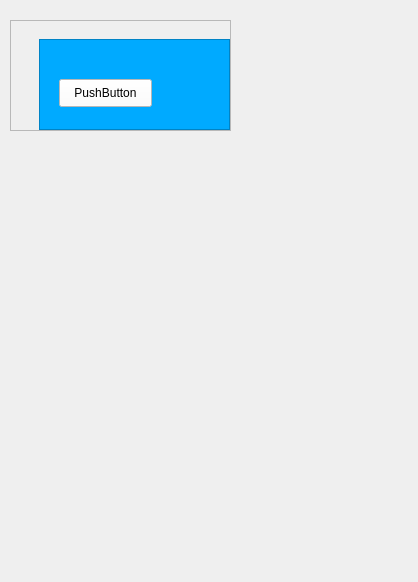
<?xml version="1.0" encoding="UTF-8"?>
<ui version="4.0">
 <class>Form</class>
 <widget class="QWidget" name="Form">
  <property name="geometry">
   <rect>
    <x>0</x>
    <y>0</y>
    <width>418</width>
    <height>582</height>
   </rect>
  </property>
  <property name="windowTitle">
   <string>Form</string>
  </property>
  <widget class="QFrame" name="frame">
   <property name="geometry">
    <rect>
     <x>10</x>
     <y>20</y>
     <width>221</width>
     <height>111</height>
    </rect>
   </property>
   <property name="frameShape">
    <enum>QFrame::StyledPanel</enum>
   </property>
   <property name="frameShadow">
    <enum>QFrame::Raised</enum>
   </property>
   <widget class="QFrame" name="frame_2">
    <property name="geometry">
     <rect>
      <x>29</x>
      <y>19</y>
      <width>191</width>
      <height>91</height>
     </rect>
    </property>
    <property name="styleSheet">
     <string notr="true">background-color: rgb(0, 170, 255);</string>
    </property>
    <property name="frameShape">
     <enum>QFrame::StyledPanel</enum>
    </property>
    <property name="frameShadow">
     <enum>QFrame::Raised</enum>
    </property>
    <widget class="QPushButton" name="pushButton">
     <property name="geometry">
      <rect>
       <x>20</x>
       <y>40</y>
       <width>93</width>
       <height>28</height>
      </rect>
     </property>
     <property name="styleSheet">
      <string notr="true">background-color: rgb(255, 255, 255);</string>
     </property>
     <property name="text">
      <string>PushButton</string>
     </property>
    </widget>
   </widget>
  </widget>
 </widget>
 <resources/>
 <connections/>
</ui>
